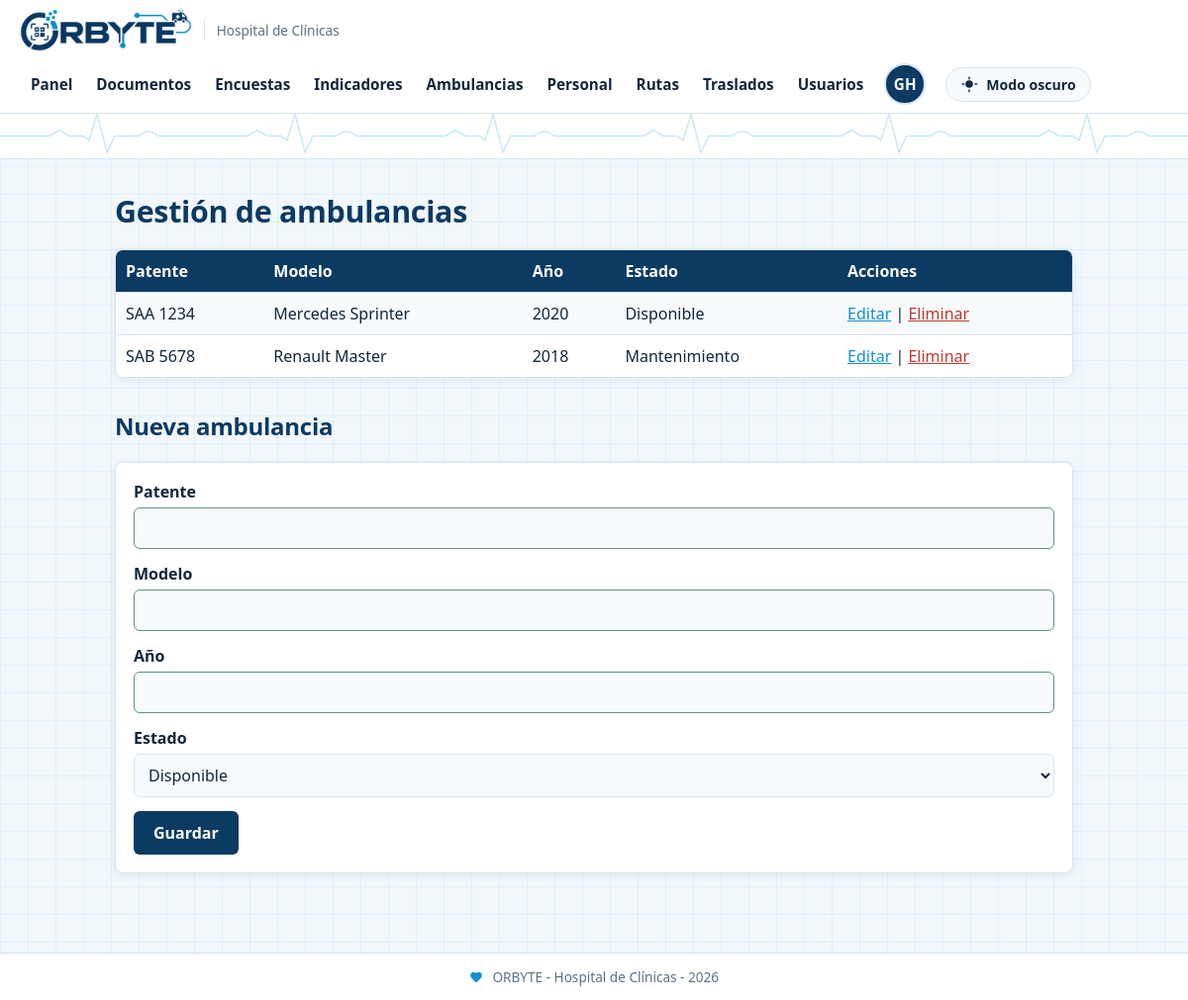
The app's page /ambulancias.php (signed in) with its own data.
### tables this page shows
CREATE TABLE ambulancias (
    id_ambulancia INT AUTO_INCREMENT PRIMARY KEY, patente VARCHAR(20) NOT NULL UNIQUE, modelo VARCHAR(100) NOT NULL, anio INT NOT NULL,
    estado ENUM('Disponible','En servicio','Mantenimiento') NOT NULL DEFAULT 'Disponible');

### ambulancias.php (the view, shortened to what this page needs)
<?php
require 'includes/base.php';
$lista = consulta("SELECT * FROM ambulancias ORDER BY patente");
$amb = buscar_uno("SELECT * FROM ambulancias WHERE id_ambulancia=?", "i", (int)($_GET['id'] ?? 0));
$editando = ($amb !== null);
if (!$editando) {
    $amb = ['id_ambulancia' => '', 'patente' => '', 'modelo' => '', 'anio' => '', 'estado' => ''];
}
include 'includes/cabecera.php';
?>
<h1>Gestión de ambulancias</h1>
<table class="tabla">
    <tr><th>Patente</th><th>Modelo</th><th>Año</th><th>Estado</th><th>Acciones</th></tr>
    <?php foreach ($lista as $a) { ?>
    <tr>
        <td><?= e($a['patente']) ?></td><td><?= e($a['modelo']) ?></td><td><?= e($a['anio']) ?></td><td><?= e($a['estado']) ?></td>
        <td>
            <a href="?id=<?= e($a['id_ambulancia']) ?>">Editar</a> |
            <form method="post" action="guardar_ambulancia.php" class="inline" data-confirmar="¿Seguro que quiere eliminar?">
                <?php csrf(); ?><input type="hidden" name="borrar" value="<?= e($a['id_ambulancia']) ?>"><button class="eliminar">Eliminar</button>
            </form>
        </td>
    </tr>
    <?php } ?>
</table>
<h2><?= $editando ? 'Editar' : 'Nueva' ?> ambulancia</h2>
<form method="post" action="guardar_ambulancia.php">
    <label>Patente <input type="text" name="patente" maxlength="20" value="<?= e($amb['patente']) ?>"></label>
    <label>Modelo <input type="text" name="modelo" maxlength="100" value="<?= e($amb['modelo']) ?>"></label>
    <label>Año <input type="number" name="anio" value="<?= e($amb['anio']) ?>"></label>
    <label>Estado
        <select name="estado"><?php opciones(ESTADOS_AMB, $amb['estado']); ?></select>
    </label>
    <button class="boton">Guardar</button>
</form>
<?php include 'includes/pie.php'; ?>

### assets/estilos.css (style rules this page uses)
:root { --fondo: #f1f7fb; --cuadricula: rgba(17, 144, 209, .07); --panel: #ffffff; --panel-suave: #f6fafd; --texto: #12263a; --suave: #5b7186; --primario: #0b3a63; --acento: #1190d1; --borde: #d5e4f0; --cabecera: #ffffff; --encabezado-tabla: #0b3a63; --texto-tabla: #ffffff; --boton-fondo: #0b3a63; --boton-hover: #1190d1; --boton-texto: #ffffff; --peligro: #c0392b; --aviso-fondo: #e6f3fc; --sombra: 0 2px 10px rgba(11, 58, 99, .08); --e-pendiente-f: #fdf2ce; --e-pendiente-t: #6b5200; --e-curso-f: #dceafe; --e-curso-t: #0b3a63; --e-ok-f: #cdecd6; --e-ok-t: #135c2e; --e-cancel-f: #fbe0e0; --e-cancel-t: #8a1f1f; }
* { box-sizing: border-box; }
body { margin: 0; font-family: "Segoe UI", "Helvetica Neue", Arial, sans-serif; color: var(--texto); background-color: var(--fondo); background-image: linear-gradient(var(--cuadricula) 1px, transparent 1px), linear-gradient(90deg, var(--cuadricula) 1px, transparent 1px); background-size: 28px 28px; min-height: 100vh; display: flex; flex-direction: column; transition: background-color .3s, color .3s; }
h1, h2, h3 { color: var(--primario); letter-spacing: -.01em; }
h1 { font-size: 1.9rem; font-weight: 800; margin: 8px 0 18px; }
h2 { margin-top: 32px; }
a { color: var(--acento); }
.tabla { width: 100%; border-collapse: separate; border-spacing: 0; background: var(--panel); margin-bottom: 24px; border: 1px solid var(--borde); border-radius: 8px; overflow: hidden; box-shadow: var(--sombra); }
.tabla th { background: var(--encabezado-tabla); color: var(--texto-tabla); text-align: left; padding: 10px; font-weight: 600; }
.tabla td { border-top: 1px solid var(--borde); padding: 10px; }
.tabla tr:nth-child(even) td { background: var(--panel-suave); }
main form:not(.inline) { background: var(--panel); border: 1px solid var(--borde); border-radius: 8px; padding: 18px; margin-bottom: 20px; box-shadow: var(--sombra); }
label { display: block; font-weight: 600; margin-bottom: 14px; }
input, select, textarea { display: block; width: 100%; padding: 9px 10px; margin-top: 5px; border: 1px solid var(--borde); border-radius: 6px; font: inherit; font-weight: 400; background: var(--panel-suave); color: var(--texto); }
.boton { background: var(--boton-fondo); color: var(--boton-texto); border: 0; padding: 11px 20px; border-radius: 6px; cursor: pointer; text-decoration: none; display: inline-block; font: inherit; font-weight: 600; }
form.inline { display: inline; }
.eliminar { background: none; border: 0; color: var(--peligro); cursor: pointer; font: inherit; padding: 0; text-decoration: underline; }
input:not(:placeholder-shown):valid:not([type="file"]) { border-color: color-mix(in srgb, var(--e-ok-t) 60%, var(--borde)); }

### records on screen
ambulancias: patente "SAA 1234", modelo "Mercedes Sprinter", anio "2020", estado "Disponible"
ambulancias: patente "SAB 5678", modelo "Renault Master", anio "2018", estado "Mantenimiento"

### other values on screen
$texto_menu "Panel"
$texto_menu "Documentos"
$texto_menu "Encuestas"
$texto_menu "Indicadores"
$texto_menu "Ambulancias"
$texto_menu "Personal"
$texto_menu "Rutas"
$texto_menu "Traslados"
$texto_menu "Usuarios"
$_SESSION['usuario']['iniciales'] "GH"
form field estado "Disponible"
